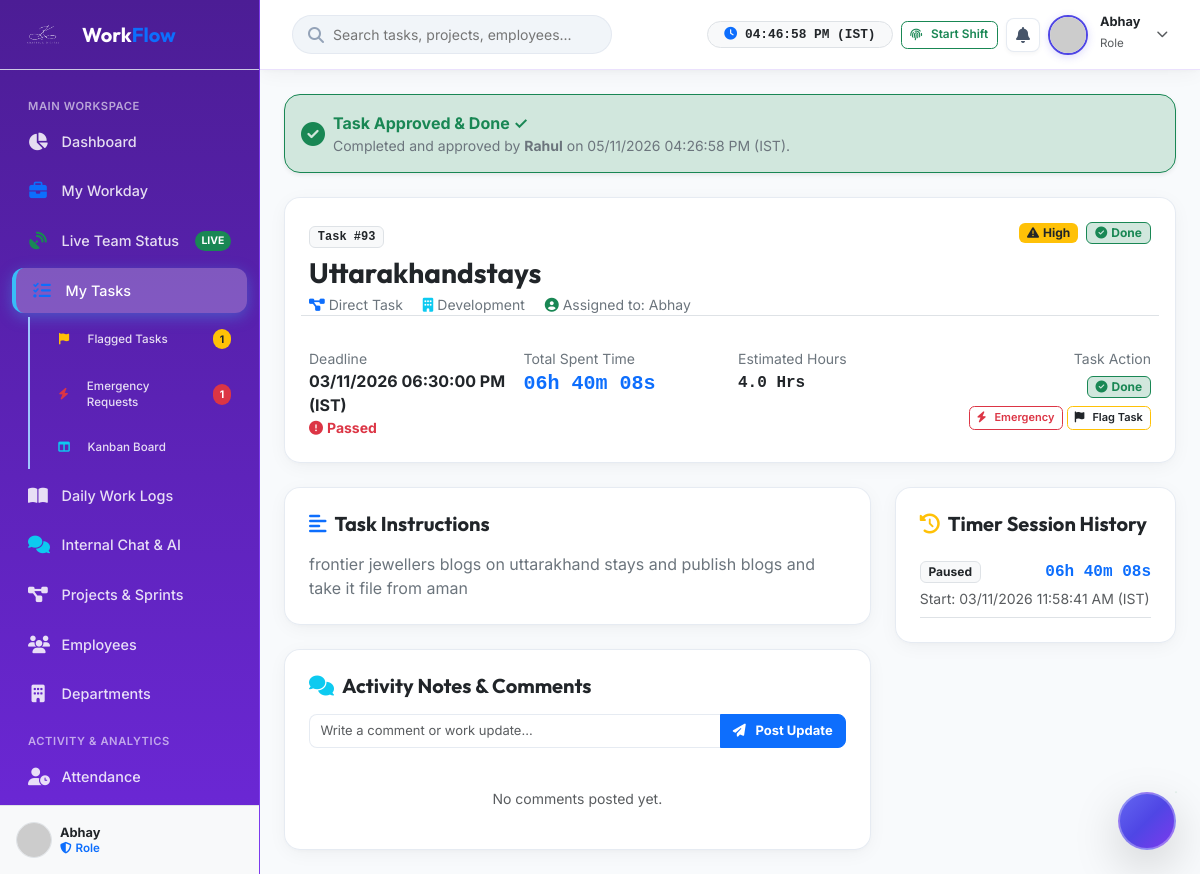
/task-details?id=93 (signed in), run on the app's committed database.
### tables this page shows
CREATE TABLE `tasks` (
  `id` int(11) NOT NULL,
  `project_id` int(11) DEFAULT NULL,
  `department_id` int(11) DEFAULT NULL,
  `assigned_to_employee_id` int(11) DEFAULT NULL,
  `assigned_to` int(11) DEFAULT NULL,
  `assigned_by` int(11) DEFAULT NULL,
  `title` varchar(255) NOT NULL,
  `description` text DEFAULT NULL,
  `priority` varchar(20) NOT NULL DEFAULT 'medium',
  `status` varchar(50) NOT NULL DEFAULT 'pending',
  `rejection_reason` text DEFAULT NULL,
  `estimated_hours` decimal(6,2) DEFAULT 0.00,
  `spent_seconds` int(11) DEFAULT 0,
  `deadline` datetime DEFAULT NULL,
  `due_date` date DEFAULT NULL,
  `completed_at` datetime DEFAULT NULL,
  `submitted_for_approval_at` datetime DEFAULT NULL,
  `completion_notes` text DEFAULT NULL,
  `approved_by` int(11) DEFAULT NULL,
  `approved_at` datetime DEFAULT NULL,
  `is_archived` tinyint(1) DEFAULT 0,
  `created_at` datetime NOT NULL DEFAULT current_timestamp(),
  `updated_at` datetime NOT NULL DEFAULT current_timestamp() ON UPDATE current_timestamp()
);

CREATE TABLE `users` (
  `id` int(11) NOT NULL,
  `role_id` int(11) DEFAULT NULL,
  `department_id` int(11) DEFAULT NULL,
  `employee_code` varchar(50) DEFAULT NULL,
  `name` varchar(100) NOT NULL,
  `email` varchar(150) NOT NULL,
  `username` varchar(100) DEFAULT NULL,
  `password` varchar(255) DEFAULT NULL,
  `password_hash` varchar(255) NOT NULL,
  `phone` varchar(50) DEFAULT NULL,
  `avatar` varchar(255) DEFAULT 'default_avatar.png',
  `designation` varchar(150) DEFAULT NULL,
  `shift_timing` varchar(100) DEFAULT '09:40 AM - 06:30 PM (Fixed Office)',
  `role` varchar(20) NOT NULL DEFAULT 'STAFF',
  `status` varchar(20) NOT NULL DEFAULT 'active',
  `remember_token` varchar(100) DEFAULT NULL,
  `last_login` datetime DEFAULT NULL,
  `created_at` datetime NOT NULL DEFAULT current_timestamp(),
  `updated_at` datetime NOT NULL DEFAULT current_timestamp() ON UPDATE current_timestamp()
);

CREATE TABLE `departments` (
  `id` int(11) NOT NULL,
  `name` varchar(100) NOT NULL,
  `code` varchar(20) NOT NULL,
  `description` text DEFAULT NULL,
  `created_at` datetime DEFAULT current_timestamp()
);

CREATE TABLE `task_timer` (
  `id` int(11) NOT NULL,
  `task_id` int(11) NOT NULL,
  `user_id` int(11) NOT NULL,
  `start_time` datetime NOT NULL,
  `end_time` datetime DEFAULT NULL,
  `pause_time` datetime DEFAULT NULL,
  `resume_time` datetime DEFAULT NULL,
  `duration_seconds` int(11) DEFAULT 0,
  `idle_seconds` int(11) DEFAULT 0,
  `status` varchar(50) DEFAULT 'running',
  `created_at` datetime DEFAULT current_timestamp()
);

### task-details/index.php (called while the page is built, shortened)
<?php
require_once dirname(__DIR__) . '/public/index.php';

### php_app/config/app.php (called while the page is built, shortened)
<?php
function sanitize($input) {
    return htmlspecialchars(trim((string)$input), ENT_QUOTES, 'UTF-8');
}

### php_app/views/task-details.php (the view, shortened to what this page needs)
<?php
require_once __DIR__ . '/includes/header.php';
require_once __DIR__ . '/includes/sidebar.php';
$taskId = (int)($_GET['id'] ?? 1);
$stmt = $db->prepare("
    SELECT t.*, p.name as project_name, d.name as department_name,
           u_to.name as assignee_name, u_by.name as creator_name,
           u_app.name as approver_name
    FROM tasks t
    LEFT JOIN projects p ON t.project_id = p.id
    LEFT JOIN departments d ON t.department_id = d.id
    LEFT JOIN users u_to ON t.assigned_to = u_to.id
    LEFT JOIN users u_by ON t.assigned_by = u_by.id
    LEFT JOIN users u_app ON t.approved_by = u_app.id
    WHERE t.id = ?
");
$stmt->execute([$taskId]);
$task = $stmt->fetch();
$timers = $db->prepare("SELECT * FROM task_timer WHERE task_id = ? ORDER BY id DESC");
$timers->execute([$taskId]);
$timerLogs = $timers->fetchAll();
$commentsStmt = $db->prepare("SELECT c.*, u.name as user_name FROM task_comments c JOIN users u ON c.user_id = u.id WHERE c.task_id = ? ORDER BY c.id DESC");
$commentsStmt->execute([$taskId]);
$comments = $commentsStmt->fetchAll();
$isAssignedEmployee = ((int)$task['assigned_to'] === (int)$user['id']);
$canManageTasks = canCreateOrEditTasks();
$isAwaitingApproval = in_array($task['status'], ['pending_approval', 'in_review']);
$isCompletedDone = in_array($task['status'], ['completed', 'done']);
?>
<div class="main-wrapper">
    <?php require_once __DIR__ . '/includes/navbar.php'; ?>
    <div class="p-4">
        <?php if ($isAwaitingApproval): ?>
            <?php if ($canManageTasks): ?>
                <div class="alert bg-warning-subtle border border-warning rounded-4 p-3.5 mb-4 shadow-sm">
                    <div class="d-flex justify-content-between align-items-center flex-wrap gap-3">
                        <div>
                            <div class="d-flex align-items-center gap-2 mb-1">
                                <span class="badge bg-warning text-dark fw-bold px-2.5 py-1 rounded-pill">
                                    <i class="fas fa-hourglass-half me-1"></i>APPROVAL REQUIRED
                                </span>
                                <small class="text-secondary">Submitted: <?= formatISTDateTime($task['submitted_for_approval_at'] ?? $task['updated_at']) ?></small>
                            </div>
                            <h5 class="fw-bold text-dark mb-1">Task Completed by <?= sanitize($task['assignee_name']) ?> & Awaiting Sign-Off</h5>
                            <?php if (!empty($task['completion_notes'])): ?>
                                <div class="text-secondary small mt-1">
                                    <i class="fas fa-comment-alt me-1 text-primary"></i><strong>Employee Work Summary:</strong> <?= sanitize($task['completion_notes']) ?>
                                </div>
                            <?php endif; ?>
                        </div>
                        <div class="d-flex gap-2 flex-wrap">
                            <button class="btn btn-success fw-bold px-3.5 py-2 rounded-pill shadow-sm" onclick="approveTaskPrompt(<?= $task['id'] ?>)">
                                <i class="fas fa-check-circle me-1"></i>Approve (Mark Done)
                            </button>
                            <button class="btn btn-outline-danger fw-semibold px-3 py-2 rounded-pill" onclick="rejectApprovalPrompt(<?= $task['id'] ?>)">
                                <i class="fas fa-undo me-1"></i>Request Revision
                            </button>
                        </div>
                    </div>
                </div>
            <?php else: ?>
                <div class="alert bg-warning-subtle border border-warning rounded-4 p-3 mb-4 shadow-sm">
                    <div class="d-flex align-items-center gap-2">
                        <i class="fas fa-clock-rotate-left text-warning fs-4"></i>
                        <div>
                            <strong class="text-dark">Task Submitted for Manager & Product Manager Approval</strong>
                            <div class="text-secondary small">Your completed work is in review. Once approved by your manager, status will automatically update to <strong>Done</strong>.</div>
                        </div>
                    </div>
                </div>
            <?php endif; ?>
        <?php elseif ($isCompletedDone): ?>
            <div class="alert bg-success-subtle border border-success rounded-4 p-3 mb-4 shadow-sm">
                <div class="d-flex align-items-center gap-2">
                    <i class="fas fa-check-circle text-success fs-4"></i>
                    <div>
                        <strong class="text-success">Task Approved & Done ✓</strong>
                        <div class="text-secondary small">
                            Completed <?= !empty($task['approver_name']) ? 'and approved by <strong>' . sanitize($task['approver_name']) . '</strong>' : '' ?> on <?= formatISTDateTime($task['approved_at'] ?? $task['completed_at']) ?>.
                        </div>
                    </div>
                </div>
            </div>
        <?php endif; ?>
        <div class="glass-card mb-4">
            <div class="d-flex justify-content-between align-items-start flex-wrap gap-2 mb-3">
                <div>
                    <span class="badge bg-light text-dark border font-monospace mb-2">Task #<?= $task['id'] ?></span>
                    <h3 class="fw-bold text-dark mb-1"><?= sanitize($task['title']) ?></h3>
                    <div class="small text-secondary">
                        <span class="me-3"><i class="fas fa-project-diagram me-1 text-primary"></i><?= sanitize($task['project_name'] ?? 'Direct Task') ?></span>
                        <span class="me-3"><i class="fas fa-building me-1 text-info"></i><?= sanitize($task['department_name']) ?></span>
                        <span><i class="fas fa-user-circle me-1 text-success"></i>Assigned to: <?= sanitize($task['assignee_name']) ?></span>
                    </div>
                </div>
                <div class="d-flex align-items-center gap-2">
                    <?= getPriorityBadge($task['priority']) ?>
                    <?= getStatusBadge($task['status'], $task['deadline']) ?>
                </div>
            </div>
            <div class="row g-3 pt-3 border-top">
                <div class="col-md-3 col-6">
                    <small class="text-secondary d-block">Deadline</small>
                    <strong class="text-dark"><?= formatISTDateTime($task['deadline']) ?></strong>
                    <div class="small"><?= getDeadlineCountdown($task['deadline']) ?></div>
                </div>
                <div class="col-md-3 col-6">
                    <small class="text-secondary d-block">Total Spent Time</small>
                    <strong class="text-primary font-monospace fs-5" id="inlineTaskTimer_<?= $task['id'] ?>"><?= formatDuration($task['spent_seconds']) ?></strong>
                </div>
                <div class="col-md-3 col-6">
                    <small class="text-secondary d-block">Estimated Hours</small>
                    <strong class="text-dark font-monospace"><?= number_format($task['estimated_hours'], 1) ?> Hrs</strong>
                </div>
                <div class="col-md-3 col-6 text-md-end">
                    <small class="text-secondary d-block mb-1">Task Action</small>
                    <?php if ($isAssignedEmployee): ?>
                        <?php if ($task['status'] === 'running'): ?>
                            <button class="btn btn-warning btn-sm" onclick="pauseTaskTimer(<?= $task['id'] ?>)"><i class="fas fa-pause me-1"></i>Pause</button>
                            <button class="btn btn-success btn-sm" onclick="stopTaskTimer(<?= $task['id'] ?>)"><i class="fas fa-check-circle me-1"></i>Submit for Approval</button>
                        <?php elseif ($isAwaitingApproval): ?>
                            <span class="badge bg-warning-subtle text-warning border border-warning px-2.5 py-1.5"><i class="fas fa-hourglass-half me-1"></i>Pending Approval</span>
                        <?php elseif ($isCompletedDone): ?>
                            <span class="badge bg-success-subtle text-success border border-success px-2.5 py-1.5"><i class="fas fa-check-circle me-1"></i>Done</span>
                        <?php endif; ?>
                    <?php endif; ?>
                    <div class="mt-2 d-flex gap-1 justify-content-md-end flex-wrap">
                        <button type="button" class="btn btn-outline-danger btn-xs rounded-pill" onclick="openEmergencyModal()"><i class="fas fa-bolt me-1"></i>Emergency</button>
                        <button type="button" class="btn btn-outline-warning text-dark btn-xs rounded-pill" onclick="openFlagModal()"><i class="fas fa-flag me-1"></i>Flag Task</button>
                    </div>
                </div>
            </div>
        </div>
        <div class="row g-4">
            <div class="col-lg-8">
                <div class="glass-card mb-4">
                    <h5 class="fw-bold text-dark mb-3"><i class="fas fa-align-left text-primary me-2"></i>Task Instructions</h5>
                    <p class="text-secondary mb-0"><?= nl2br(sanitize($task['description'] ?: 'No detailed instructions provided.')) ?></p>
                </div>
                <div class="glass-card">
                    <h5 class="fw-bold text-dark mb-3"><i class="fas fa-comments text-info me-2"></i>Activity Notes & Comments</h5>
                    <form id="commentForm" class="mb-4">
                        <div class="input-group">
                            <input type="text" name="comment" id="commentInput" class="form-control" placeholder="Write a comment or work update..." required>
                            <button class="btn btn-primary fw-bold" type="submit"><i class="fas fa-paper-plane me-1"></i>Post Update</button>
                        </div>
                    </form>
                    <div class="list-group list-group-flush">
                        <?php if ($comments): foreach ($comments as $c): ?>
                            <div class="list-group-item bg-transparent text-dark border-bottom py-3 px-0">
                                <div class="d-flex justify-content-between mb-1">
                                    <strong class="text-primary small"><?= sanitize($c['user_name']) ?></strong>
                                    <small class="text-muted"><?= date('M d, H:i', strtotime($c['created_at'])) ?></small>
                                </div>
                                <div class="text-secondary small"><?= sanitize($c['comment']) ?></div>
                            </div>
                        <?php endforeach; else: ?>
                            <div class="text-muted text-center py-3 small">No comments posted yet.</div>
                        <?php endif; ?>
                    </div>
                </div>
            </div>
            <div class="col-lg-4">
                <div class="glass-card">
                    <h5 class="fw-bold text-dark mb-3"><i class="fas fa-history text-warning me-2"></i>Timer Session History</h5>
                    <div class="list-group list-group-flush">
                        <?php if ($timerLogs): foreach ($timerLogs as $tl): ?>
                            <div class="list-group-item bg-transparent border-bottom px-0 py-2">
                                <div class="d-flex justify-content-between align-items-center">
                                    <span class="badge bg-light text-dark border"><?= ucfirst($tl['status']) ?></span>
                                    <span class="font-monospace text-primary fw-bold"><?= formatDuration($tl['duration_seconds']) ?></span>
                                </div>
                                <small class="text-muted d-block mt-1">Start: <?= formatISTDateTime($tl['start_time']) ?></small>
                            </div>
                        <?php endforeach; else: ?>
                            <div class="text-muted text-center py-3 small">No timer sessions logged yet.</div>
                        <?php endif; ?>
                    </div>
                </div>
            </div>
        </div>
    </div>
</div>
<?php require_once __DIR__ . '/includes/footer.php'; ?>

### data on the page
tasks: users.name "Rahul", approved_at "05/11/2026 04:26:58 PM (IST)", id "93", title "Uttarakhandstays", department.name "Development", users.name "Abhay", deadline "03/11/2026 06:30:00 PM (IST)", spent_seconds "06h 40m 08s", estimated_hours "4.0", description "frontier jewellers blogs on uttarakhand stays and publish blogs and take it file from aman"
task_timer: status "Paused", duration_seconds "06h 40m 08s", start_time "03/11/2026 11:58:41 AM (IST)"

### other printed values
$sidebarOpenFlagsCount "1"
$sidebarPendingEmergencyCount "1"
$user['name'] "Abhay"
$user['role_title'] "Role"
$task['project_name'] "Direct Task"
